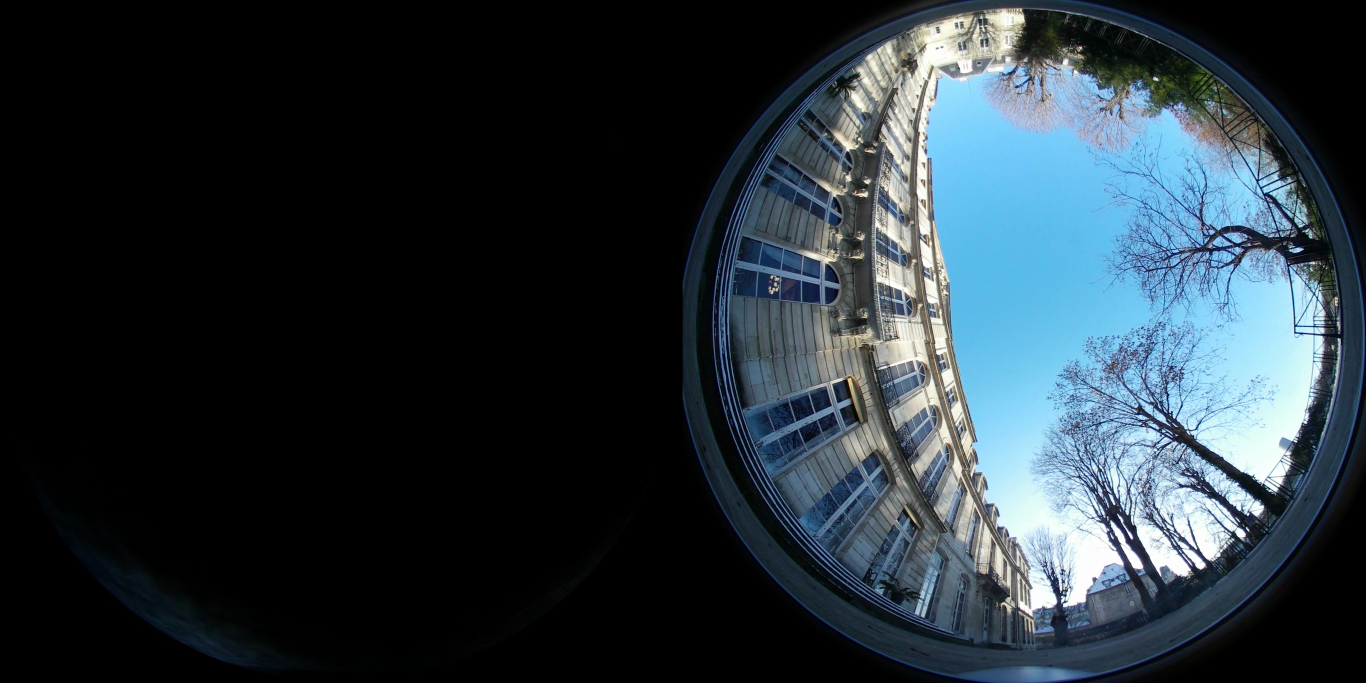
#> input picture data/sample_image.jpg, 4096 x 2048 px (shown at 1/3 size); its folder holds only this picture in this run
$ python -i vision.py   (imports and definitions only)
#> lines starting #> are read from the running program, lines starting #| are printed output that depends on the picture; after the words box and inside, x2 and y2 are one past the last pixel; in counts of white or black regions, pixels touching at a corner belong together
"""
vision.py — Pipeline de vision fisheye pour extraction du profil d'horizon.

Format d'image supporté
-----------------------
Deux formats sont détectés automatiquement :

  • DUAL fisheye  : image large (ex 4096×2048) avec DEUX disques côte à côte.
                   Chaque moitié est un fisheye complet. Ex : format original
                   du projet (sky_00001.jpg).

  • SINGLE fisheye: image avec UN SEUL disque fisheye visible, l'autre moitié
                   étant noire. Ex : sample_image.jpg (4096×2048, disque dans
                   la moitié droite uniquement).

Corrections appliquées vs version précédente
--------------------------------------------
Problème #1 — Masque MiDaS inversé :
  L'ancienne version prenait depth > threshold (profondeur élevée = ciel).
  Or dans MiDaS, la sortie est une PROFONDEUR INVERSE : grande valeur = objet
  PROCHE, petite valeur = objet LOINTAIN (ciel, infini).
  → Fix : on prend depth < threshold (petite valeur = lointain = ciel).

Problème #2 — Noir autour du disque détecté comme ciel :
  MiDaS voit les pixels noirs du fond comme "très lointains" → ciel.
  → Fix : on détecte le disque circulaire via seuillage, on applique
    MiDaS uniquement dans le ROI du disque, et on force 0 hors du disque.

Problème #3 — Format single fisheye non géré :
  L'image réelle n'est pas dual-fisheye mais single fisheye dans la moitié
  droite.
  → Fix : détection automatique du format par comptage de pixels non noirs
    dans chaque moitié.

Améliorations v2
----------------
  • MiDaS est le critère PRINCIPAL ; la couleur ne sert qu'à valider
    (intersection), jamais à ajouter des pixels ciel absents de MiDaS.
  • Quand MiDaS n'est pas disponible, la couleur reste le fallback complet.
  • Seule la PLUS GRANDE composante connexe est conservée à l'intérieur
    du disque (élimine les artefacts isolés).
  • L'horizon final est lissé par convolution gaussienne circulaire pour
    supprimer les pics résiduels.
"""

from __future__ import annotations

import logging
from typing import Optional, Tuple

import numpy as np
from PIL import Image

log = logging.getLogger(__name__)

# ─── Imports optionnels ────────────────────────────────────────────────────────

try:
    import cv2
except ImportError:
    cv2 = None
    log.warning("OpenCV (cv2) non disponible.")

try:
    import torch
except ImportError:
    torch = None
    log.warning("PyTorch non disponible — masquage MiDaS désactivé.")

# ─── Constantes ────────────────────────────────────────────────────────────────

SINGLE_HALF_LEFT  = 'left'
SINGLE_HALF_RIGHT = 'right'
DUAL              = None

# Seuil de pixels non-noirs pour décider si une moitié contient un disque
_DISK_PRESENCE_RATIO = 0.15   # au moins 15 % de pixels non-noirs

# ─── Singleton MiDaS ──────────────────────────────────────────────────────────

_MIDAS_MODEL      = None
_MIDAS_TRANSFORMS = None


# [11 lines left out: function _get_midas, not called in this run]


def _select_device(device: Optional[str] = None) -> str:
    if device is not None:
        return device
    if torch is not None and torch.cuda.is_available():
        return "cuda"
    return "cpu"


# ═══════════════════════════════════════════════════════════════════════════════
# SECTION 1 — Détection du disque fisheye
# ═══════════════════════════════════════════════════════════════════════════════

def detect_fisheye_disk(img: np.ndarray,
                        black_threshold: int = 15,
                        border_inset: float = 0.02) -> Tuple[int, int, int]:
    """
    Détecte le centre et le rayon du disque fisheye dans une image.

    Stratégie : les pixels appartenant au disque sont non-noirs.
    On calcule la bounding box des pixels valides, puis on estime
    un cercle inscrit.

    Args:
        img             : array HxWx3 ou HxW (une moitié de l'image originale)
        black_threshold : valeur max des 3 canaux pour qu'un pixel soit "noir"
        border_inset    : fraction du rayon à retrancher pour exclure le bord
                          métallique/plastique de la lentille

    Returns:
        (cx, cy, radius) en pixels, dans le repère de img
    """
    if img.ndim == 3:
        nonblack = np.any(img > black_threshold, axis=2)
    else:
        nonblack = img > black_threshold

    if nonblack.sum() == 0:
        h, w = img.shape[:2]
        return w // 2, h // 2, min(h, w) // 2

    rows = np.where(np.any(nonblack, axis=1))[0]
    cols = np.where(np.any(nonblack, axis=0))[0]

    rmin, rmax = rows[0], rows[-1]
    cmin, cmax = cols[0], cols[-1]

    cy = int((rmin + rmax) / 2)
    cx = int((cmin + cmax) / 2)
    r  = int(min(rmax - rmin, cmax - cmin) / 2)

    # Réduction légère pour exclure le bord de la lentille
    r = int(r * (1.0 - border_inset))
    return cx, cy, r


def make_disk_mask(shape: Tuple[int, int],
                   cx: int, cy: int, r: int) -> np.ndarray:
    """Crée un masque binaire (bool) True à l'intérieur du disque."""
    H, W = shape[:2]
    Y, X = np.ogrid[:H, :W]
    return (X - cx) ** 2 + (Y - cy) ** 2 <= r ** 2


def detect_image_format(img: np.ndarray,
                        black_threshold: int = 15) -> str:
    """
    Détecte automatiquement le format de l'image fisheye.

    Returns:
        'dual'  : deux disques côte à côte (format original du projet)
        'left'  : disque unique dans la moitié gauche
        'right' : disque unique dans la moitié droite
        'full'  : disque unique plein format (image carrée)
    """
    h, w = img.shape[:2]
    w_half = w // 2

    left_half  = img[:, :w_half]
    right_half = img[:, w_half:]

    total_half = h * w_half
    left_ratio  = np.any(left_half  > black_threshold, axis=2).sum() / total_half
    right_ratio = np.any(right_half > black_threshold, axis=2).sum() / total_half

    both_present = left_ratio > _DISK_PRESENCE_RATIO and right_ratio > _DISK_PRESENCE_RATIO

    if both_present:
        # Si les deux moitiés ont des pixels : dual ou image non-fisheye
        return 'dual'
    elif right_ratio > _DISK_PRESENCE_RATIO:
        return 'right'
    elif left_ratio > _DISK_PRESENCE_RATIO:
        return 'left'
    else:
        return 'full'


# ═══════════════════════════════════════════════════════════════════════════════
# SECTION 2 — Masquage du ciel (MiDaS + couleur)
# ═══════════════════════════════════════════════════════════════════════════════

# [100 lines left out: functions _run_midas, _sky_by_color, _keep_largest_component, not called in this run]


def mask_sky(
    image: np.ndarray,
    disk_cx: int | None = None,
    disk_cy: int | None = None,
    disk_r:  int | None = None,
    device: Optional[str] = None,
    midas_depth_threshold: float = 0.35,
    use_color_fallback: bool = True,
    morph_ksize: int = 15,
) -> np.ndarray:
    """
    Segmente le ciel depuis un patch fisheye (une moitié de l'image originale).

    Pipeline :
        1. Détection du disque circulaire (si coordonnées non fournies)
        2. Masque hors-disque → forcé à 0 (non-ciel)
        3. MiDaS sur le ROI du disque (CRITÈRE PRINCIPAL) :
               ciel = profondeur inverse FAIBLE (valeur normalisée < threshold)
               car MiDaS: grande valeur = proche, petite valeur = lointain/ciel
        4. Validation par couleur (INTERSECTION uniquement, pas d'ajout) :
               un pixel ciel MiDaS est conservé seulement si la couleur
               le confirme ; la couleur seule ne peut pas créer de ciel.
               Si MiDaS n'est pas disponible, la couleur reste le fallback
               complet (comportement identique à l'ancienne version).
        5. Conservation de la plus grande composante connexe dans le disque
        6. Nettoyage morphologique

    Args:
        image                  : array HxWx3 RGB (une moitié de l'image)
        disk_cx/cy/r           : centre et rayon du disque (auto-détectés si None)
        device                 : 'cpu', 'cuda' ou None (auto)
        midas_depth_threshold  : seuil de profondeur inverse pour "ciel" (0-1).
                                 Valeur basse → critère plus strict.
        use_color_fallback     : utiliser la couleur comme validation de MiDaS
                                 (ou comme fallback complet si MiDaS indisponible)
        morph_ksize            : taille du noyau pour morphologie

    Returns:
        Masque uint8 (0/255), même taille que image.
    """
    h, w = image.shape[:2]

    # ── 1. Détection du disque ────────────────────────────────────────────────
    if disk_cx is None or disk_cy is None or disk_r is None:
        disk_cx, disk_cy, disk_r = detect_fisheye_disk(image)
    disk_mask = make_disk_mask((h, w), disk_cx, disk_cy, disk_r)

    # ── 2. Extraction du ROI du disque pour MiDaS ─────────────────────────────
    x0 = max(0, disk_cx - disk_r)
    y0 = max(0, disk_cy - disk_r)
    x1 = min(w, disk_cx + disk_r)
    y1 = min(h, disk_cy + disk_r)
    roi = image[y0:y1, x0:x1]

    full_sky_mask = np.zeros((h, w), dtype=np.uint8)
    midas_available = False

    # ── 3. MiDaS — critère principal ─────────────────────────────────────────
    if torch is not None and cv2 is not None:
        try:
            dev   = _select_device(device)
            depth = _run_midas(roi, dev)

            # FIX : ciel = profondeur inverse FAIBLE (objet lointain)
            sky_roi = (depth < midas_depth_threshold).astype(np.uint8) * 255

            # Remettre dans les dimensions de l'image complète
            sky_full = np.zeros((h, w), dtype=np.uint8)
            resized  = cv2.resize(sky_roi, (x1 - x0, y1 - y0),
                                  interpolation=cv2.INTER_NEAREST)
            sky_full[y0:y1, x0:x1] = resized

            # Forcer 0 hors du disque
            sky_full[~disk_mask] = 0
            full_sky_mask  = sky_full
            midas_available = True

        except Exception as e:
            log.warning(f"MiDaS échoué ({e}) — passage au fallback couleur.")
            full_sky_mask  = np.zeros((h, w), dtype=np.uint8)
            midas_available = False

    # ── 4. Couleur : validation (si MiDaS OK) ou fallback complet ────────────
    if use_color_fallback:
        color_mask = _sky_by_color(image, disk_mask)

        if midas_available:
            # VALIDATION : conserver seulement ce que les deux approches
            # confirment (intersection). La couleur ne peut pas AJOUTER
            # de pixels ciel absents du masque MiDaS.
            full_sky_mask = np.where(
                (full_sky_mask > 0) & (color_mask > 0), 255, 0
            ).astype(np.uint8)
        else:
            # FALLBACK : MiDaS absent → la couleur est le seul critère
            full_sky_mask = color_mask

    # ── 5. Plus grande composante connexe dans le disque ─────────────────────
    full_sky_mask = _keep_largest_component(full_sky_mask, disk_mask)

    # ── 6. Nettoyage morphologique ────────────────────────────────────────────
    if cv2 is not None and morph_ksize > 0:
        kernel = cv2.getStructuringElement(
            cv2.MORPH_ELLIPSE, (morph_ksize, morph_ksize)
        )
        full_sky_mask = cv2.morphologyEx(full_sky_mask, cv2.MORPH_CLOSE, kernel)
        full_sky_mask = cv2.morphologyEx(full_sky_mask, cv2.MORPH_OPEN, kernel // 2 + 1)

    # Garantir que le hors-disque reste à 0 après morphologie
    full_sky_mask[~disk_mask] = 0

    return full_sky_mask


# ═══════════════════════════════════════════════════════════════════════════════
# SECTION 3 — Projection fisheye → équirectangulaire
# ═══════════════════════════════════════════════════════════════════════════════

class Equirectangular:
    """Projection équirectangulaire d'une sphère (theta × phi)."""

    # [24 lines left out: functions __init__, luminance, not called in this run]

    def flipped(self) -> "Equirectangular":
        return Equirectangular(np.flipud(self.array),
                               theta=np.flipud(self.theta), phi=self.phi)

    # [327 lines left out: functions rotate, preview, _single_fisheye_to_equirectangular, dual_fisheye_to_equirectangular, _ensure_uint8_mask, _smooth_horizon_circular and 1 more, not called in this run]


# ═══════════════════════════════════════════════════════════════════════════════
# SECTION 5 — Point d'entrée principal
# ═══════════════════════════════════════════════════════════════════════════════

def compute_horizon_from_image(
    image_path: str,
    fov_deg: int = 180,
    single_half: Optional[str] = None,
    azimuth_deg: float = 0.0,
    inclination_deg: float = 0.0,
    preview: bool = False,
    device: Optional[str] = None,
) -> np.ndarray:
    """
    Pipeline complet : image fisheye → profil d'horizon 360° (en radians).

    Détecte automatiquement le format de l'image (single / dual fisheye).

    Étapes :
        1. Chargement + détection du format
        2. Détection du/des disque(s) circulaire(s)
        3. Masquage du ciel (MiDaS principal + couleur en validation,
           plus grande composante connexe conservée)
        4. Projection équirectangulaire
        5. Rotation selon azimut et inclinaison de la caméra
        6. Extraction du profil d'horizon (avec lissage gaussien circulaire)

    Args:
        image_path      : chemin vers l'image fisheye
        fov_deg         : champ de vision d'un fisheye (degrés)
        single_half     : forcer 'left', 'right' ou None (auto-détection)
        azimuth_deg     : azimut de la caméra (degrés, 0 = Nord)
        inclination_deg : inclinaison de la caméra (90 = pointée vers le zénith)
        preview         : affiche la projection équirectangulaire du masque
        device          : appareil PyTorch ('cpu', 'cuda', ou None=auto)

    Returns:
        np.ndarray de forme (360,) — élévation de l'horizon en radians ∈ [0, π/2]
    """
#> called with image_path = '../data/sample_image.jpg', fov_deg = 180, azimuth_deg = 0, inclination_deg = 0, preview = False
    if cv2 is None:
        log.error("OpenCV est requis pour compute_horizon_from_image.")
        return np.zeros(360)

    # ── Chargement ─────────────────────────────────────────────────────────────
    image = cv2.imread(image_path, cv2.IMREAD_COLOR)
#> image is the input picture: shape (2048, 4096, 3); mean B, G, R 59.2, 51.7, 39.8
    if image is None:
        raise ValueError(f"Impossible de charger : {image_path!r}")
    image = cv2.cvtColor(image, cv2.COLOR_BGR2RGB)

    h, w = image.shape[:2]
#> h = 2048; w = 4096
    w_half = w // 2
#> w_half = 2048

    # ── Détection du format ────────────────────────────────────────────────────
    fmt = single_half if single_half is not None else detect_image_format(image)
#> in detect_image_format, `left_half  = img[:, :w_half]`:
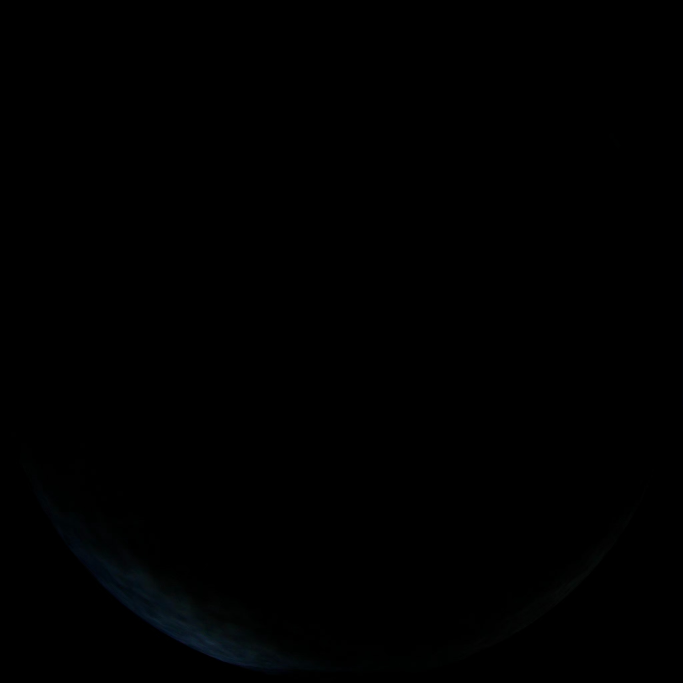
#> left_half: shape (2048, 2048, 3) (shown at 1/3 size); mean R, G, B 0.2, 0.4, 0.5
#> in detect_image_format, `right_half = img[:, w_half:]`:
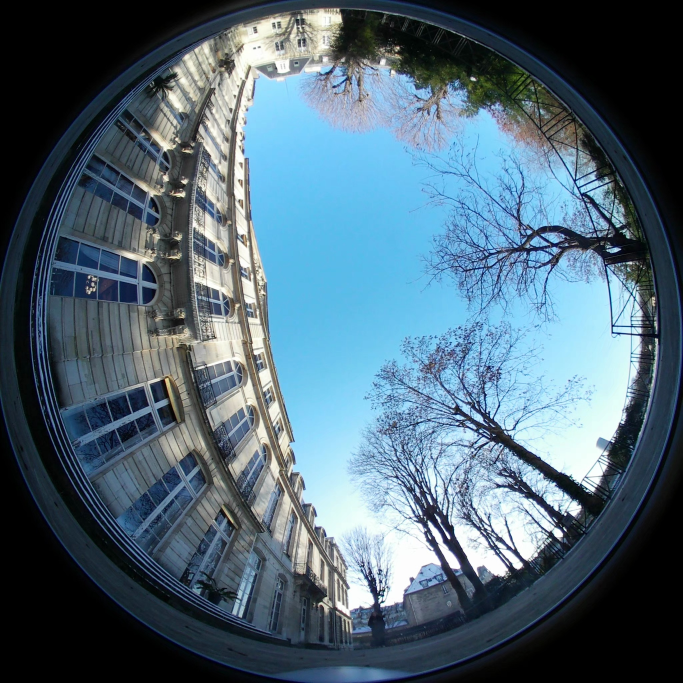
#> right_half: shape (2048, 2048, 3) (shown at 1/3 size); mean R, G, B 79.4, 102.9, 117.8
#> in detect_image_format, `left_ratio  = np.any(left_half  > black_threshold, axis=2).sum() / tot..`: left_ratio = 0.0138
#> in detect_image_format, `right_ratio = np.any(right_half > black_threshold, axis=2).sum() / tot..`: right_ratio = 0.795
#> in detect_image_format, `both_present = left_ratio > _DISK_PRESENCE_RATIO and right_ratio > _DI..`: both_present = False
#> fmt = 'right'
    log.info(f"Format détecté : {fmt}")

    # ── Masquage selon le format ───────────────────────────────────────────────
    def _safe_mask(half_img: np.ndarray) -> np.ndarray:
        cx, cy, r = detect_fisheye_disk(half_img)
#> in detect_fisheye_disk, `nonblack = np.any(img > black_threshold, axis=2)`:
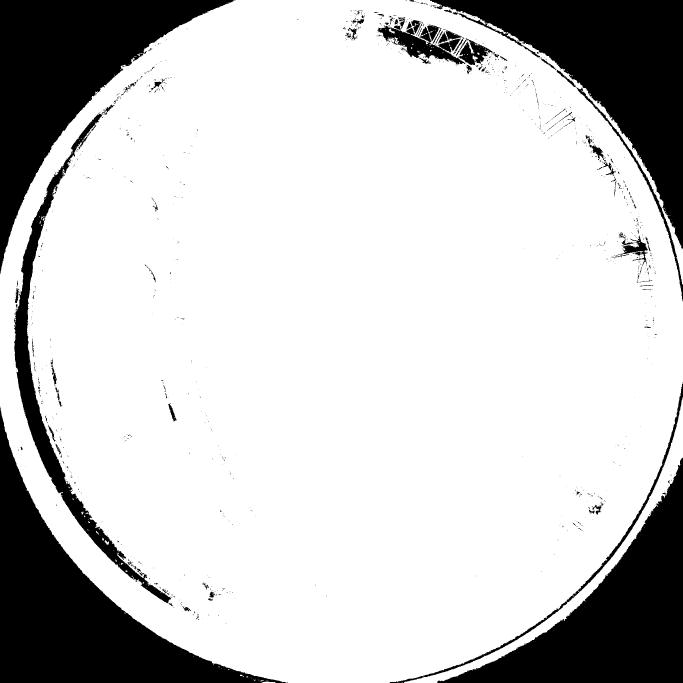
#> nonblack: shape (2048, 2048) bool (shown at 1/3 size); 79.5% white; 1282 black regions (1160 under 20 px), largest, box (x1, y1, x2, y2) and area: (0, 1220, 859, 2048) 203395, (0, 0, 707, 823) 189681, (1290, 0, 2048, 746) 189674
#> in detect_fisheye_disk, `rows = np.where(np.any(nonblack, axis=1))[0]`: rows = 2048 values from 0 to 2047
#> in detect_fisheye_disk, `rmin, rmax = rows[0], rows[-1]`: rmin = 0; rmax = 2047
#> in detect_fisheye_disk, `cmin, cmax = cols[0], cols[-1]`: cmin = 0; cmax = 2047
#> in detect_fisheye_disk, `cy = int((rmin + rmax) / 2)`: cy = 1023
#> in detect_fisheye_disk, `r = int(r * (1.0 - border_inset))`: r = 1002
        log.info(f"  Disque détecté : centre=({cx},{cy}), r={r}")
        try:
            return mask_sky(half_img, disk_cx=cx, disk_cy=cy, disk_r=r,
                            device=device)
        except Exception as e:
            log.warning(f"  mask_sky échoué ({e}) — fallback couleur.")
            dm = make_disk_mask(half_img.shape[:2], cx, cy, r)
            return _sky_by_color(half_img, dm)

    if fmt == 'right':
        right_half = image[:, w_half:]
        sky_right  = _safe_mask(right_half)
#> in _safe_mask, `cx, cy, r = detect_fisheye_disk(half_img)`: cx = 1023; r = 1002
#> in make_disk_mask, `return (X - cx) ** 2 + (Y - cy) ** 2 <= r ** 2`:
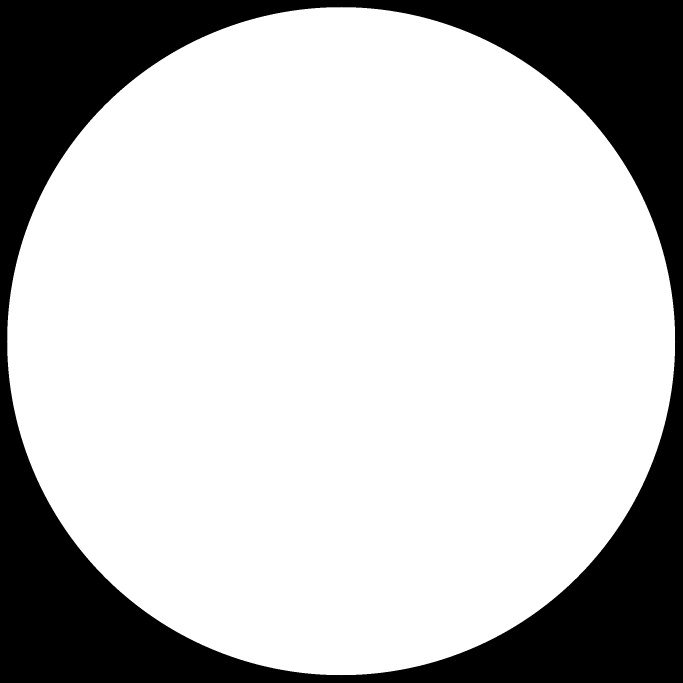
#> returned value: shape (2048, 2048) bool (shown at 1/3 size); 75.2% white; 1 black region, box (x1, y1, x2, y2) and area: (0, 0, 2048, 2048) 1040239
#> in mask_sky, `x0 = max(0, disk_cx - disk_r)`: x0 = 21
#> in mask_sky, `x1 = min(w, disk_cx + disk_r)`: x1 = 2025
#> in mask_sky, `roi = image[y0:y1, x0:x1]`:
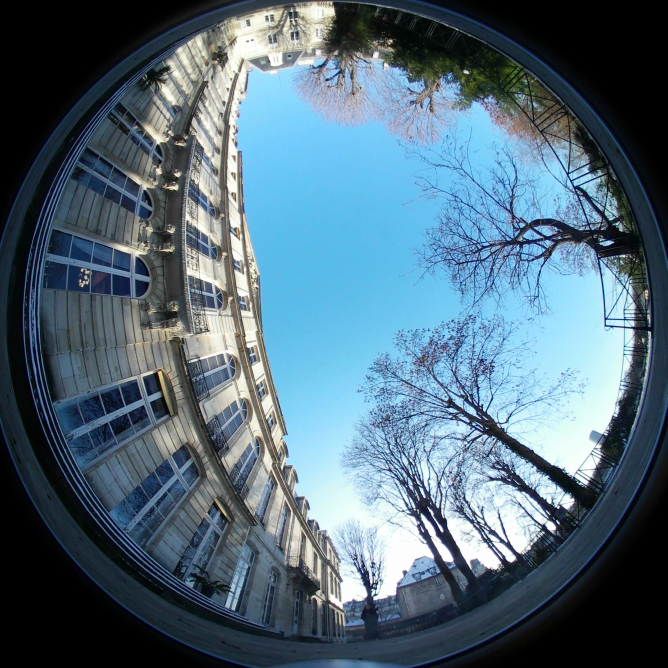
#> roi: shape (2004, 2004, 3) (shown at 1/3 size); mean R, G, B 82.5, 106.9, 122.3
        sky_left   = np.zeros((h, w_half), dtype=np.uint8)
        image_mask = np.concatenate([sky_left, sky_right], axis=1)

    elif fmt == 'left':
        left_half  = image[:, :w_half]
        sky_left   = _safe_mask(left_half)
        sky_right  = np.zeros((h, w_half), dtype=np.uint8)
        image_mask = np.concatenate([sky_left, sky_right], axis=1)

    else:  # dual
        left_half  = image[:, :w_half]
        right_half = image[:, w_half:]
        sky_left   = _safe_mask(left_half)
        sky_right  = _safe_mask(right_half)
        image_mask = np.concatenate([sky_left, sky_right], axis=1)

    image_mask = _ensure_uint8_mask(image_mask)

    # ── Projection équirectangulaire ────────────────────────────────────────────
    eq = dual_fisheye_to_equirectangular(
        image_mask,
        out_h=180, out_w=360,
        fov_deg=fov_deg,
        single_half=fmt if fmt in ('left', 'right') else None,
    )

    eq.rotate(
        delta_azimuth=np.deg2rad(float(azimuth_deg)),
        delta_inclination=np.deg2rad(float(inclination_deg)),
    )

    if preview:
        eq.preview()

    # ── Extraction du profil d'horizon ─────────────────────────────────────────
    horizon = get_horizon_from_sphere(eq)

    if horizon is None or horizon.shape[0] != 360:
        log.warning("Extraction d'horizon échouée → fallback horizon plat.")
        return np.zeros(360)

    return horizon

#> (the run stopped early here; a loop or call above may not have finished)
